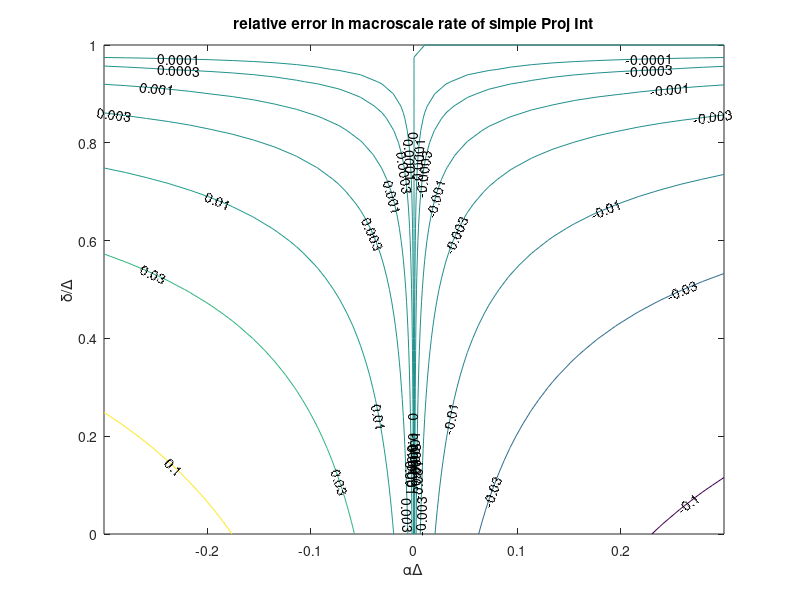
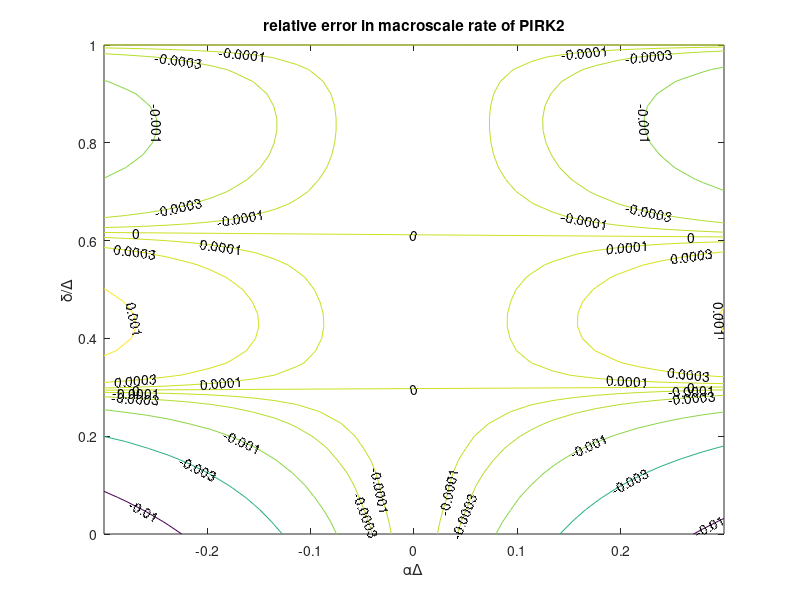

Here is the MATLAB script that generated these plots, in order: (Note: this script raises an error after producing the figures.)
%{
Plots relative error in the rate of macroscale evolution
when computing via projective integration.  Uses ODE
dx/dt=alpha*x with macroscale step Delta and microburst
delta.  Then aD=alpha*Delta and dD=delta/Delta.  For small
delta find aD \approx \pm\sqrt{-6*err}

\begin{tikzpicture}
  \def\aD{\alpha\Delta}\def\bD{\beta\Delta}\def\dD{\delta/\Delta}
  \begin{loglogaxis}[xlabel={$\bD$}
  ,ylabel={$(\dD)_{\min}$}
  ,domain=2.7:1000,grid=both
  ,title={Need $|\aD|\lesssim\sqrt{6\epsilon}$ and $\dD\gtrsim\frac1{\bD}\log\bD$}]
  \addplot+[no marks]{ln(x)/x};
  \end{loglogaxis} 
\end{tikzpicture}

%}
aD=linspace(-1,1,30)*0.3;
dD=linspace(0,1,41)';
%%
figure(1)
serr=log(1+(1-dD).*aD)./aD-(1-dD);
serr(abs(imag(serr))>1e-8)=nan;
serr(abs(serr)>1)=nan;
cs=[1;3]*10.^(-4:-1);
h=contour(aD,dD,real(serr),[-cs(:);0;cs(:)]);
clabel(h)
xlabel('\alpha\Delta'),ylabel('\delta/\Delta')
title('relative error in macroscale rate of simple Proj Int')

%%
figure(2)
serr=log(1+aD.*(1-dD)./2.*(1+exp(aD.*dD).*(1+aD.*(1-2*dD))))./aD-(1-dD);
serr(abs(imag(serr))>1e-8)=nan;
%serr(abs(serr)>1)=nan;
cs=[1;3]*10.^(-4:-1);
h=contour(aD,dD,real(serr),[-cs(:);0;cs(:)]);
clabel(h)
xlabel('\alpha\Delta'),ylabel('\delta/\Delta')
title('relative error in macroscale rate of PIRK2')

%%
figure(3), clf()
dD=reshape(linspace(0,0.3,21),[],1);
bD=reshape(linspace(0,5,35),1,1,[]);
ratio= exp(-aD-bD.*dD).*(1-(1-dD)./2.*bD.*(1+exp(-bD.*dD).*(1-bD.*(1-2*dD))));
f=@(r) (1-r).*(0.1-r).*(0.25-r).*(0.5-r);
serr=log(1+aD.*(1-dD)./2.*(1+exp(aD.*dD).*(1+aD.*(1-2*dD))))./aD-(1-dD);
serr(abs(imag(serr))>1e-8)=nan;
[faces,verts,colors] = isosurface(aD,dD,bD,f(ratio),0 ...
    ,0*log10(-real(serr))+0*bD+ratio); 
patch('Vertices',verts,'Faces',faces,'FaceVertexCData',colors,...
    'FaceColor','interp','EdgeColor','none')
view(45,25), alpha 0.4
xlabel('\alpha\Delta'),ylabel('\delta/\Delta'),zlabel('\beta\Delta')
c=colorbar; c.Label.String='log10(macro-error)';
